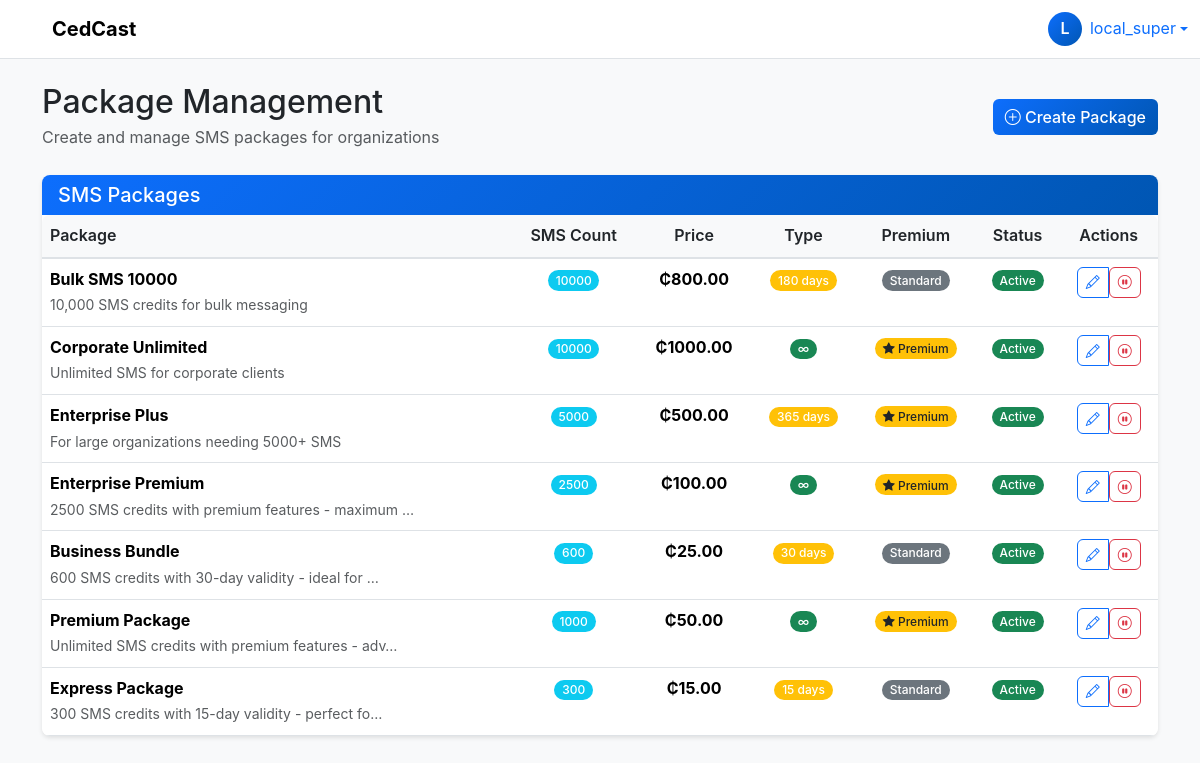
Screenshot of /super/packages/ (signed in) with the database file from the repository.
### core/models.py (models this page shows, shortened)
class User(AbstractUser):
	SUPER_ADMIN = "super_admin"
	SCHOOL_ADMIN = "school_admin"
	ORG_ADMIN = "org_admin"
	ROLE_CHOICES = [
		(SUPER_ADMIN, "Super Admin"),
		(SCHOOL_ADMIN, "School Admin"),
		(ORG_ADMIN, "Organization Admin"),
	]
	role = models.CharField(max_length=20, choices=ROLE_CHOICES)
	school = models.ForeignKey(School, on_delete=models.CASCADE, null=True, blank=True)
	organization = models.ForeignKey('Organization', on_delete=models.CASCADE, null=True, blank=True)

class Package(models.Model):
	PACKAGE_TYPE_CHOICES = [
		('expiry', 'Expiry Package'),
		('non_expiry', 'Non-Expiry Package'),
	]
	name = models.CharField(max_length=100)
	description = models.TextField(blank=True, null=True)
	price = models.DecimalField(max_digits=10, decimal_places=2)
	sms_count = models.PositiveIntegerField(help_text="Number of SMS included in the package")
	expiry_days = models.PositiveIntegerField(default=0, help_text="Days until package expires (0 for non-expiry)")
	package_type = models.CharField(max_length=20, choices=PACKAGE_TYPE_CHOICES)
	is_premium = models.BooleanField(default=False, help_text="Grants premium features")
	is_active = models.BooleanField(default=True)
	created_at = models.DateTimeField(auto_now_add=True)
	class Meta:
		ordering = ['price']

### core/views.py (the view, shortened to what this page needs)
# urls.py: path('super/packages/', views.super_packages_view, name='super_packages'),
@login_required
@user_passes_test(lambda u: u.is_superuser)
def super_packages_view(request):
    packages = Package.objects.all().order_by('-created_at')
    message = None
    context = {
        'packages': packages,
        'message': message,
    }
    return render(request, 'super_packages.html', context)

### core/templates/super_packages.html (shortened to what this page needs)
{% extends 'base.html' %}
{% load static %}
{% block content %}
<nav class="navbar navbar-expand-lg navbar-light bg-white border-bottom">
  <div class="container-fluid">
    <a class="navbar-brand d-flex align-items-center" href="{% url 'dashboard' %}">
      <img src="{% static 'images/cedcast_logo.png' %}" alt="CedCast" style="height:32px; margin-right:8px;" onerror="this.style.display='none'">
      <span class="fw-bold">CedCast</span>
    </a>
    <div class="d-flex align-items-center gap-3">
      <div class="dropdown">
        <a class="d-flex align-items-center text-decoration-none dropdown-toggle" id="userMenu" data-bs-toggle="dropdown" aria-expanded="false" href="#">
          <div class="avatar rounded-circle bg-secondary text-white d-inline-flex align-items-center justify-content-center" style="width:34px; height:34px;">{{ request.user.username|slice:":1"|upper }}</div>
          <span class="ms-2 d-none d-sm-inline">{{ request.user.username }}</span>
        </a>
      </div>
    </div>
  </div>
</nav>
<div class="container py-4">
    <div class="d-flex justify-content-between align-items-center mb-4">
        <div>
            <h2 class="mb-1">Package Management</h2>
            <p class="text-muted mb-0">Create and manage SMS packages for organizations</p>
        </div>
        <a href="{% url 'create_package' %}" class="btn btn-primary">
            <i class="bi bi-plus-circle"></i> Create Package
        </a>
    </div>
    <div class="card">
        <div class="card-header">
            <h5 class="mb-0">SMS Packages</h5>
        </div>
        <div class="card-body p-0">
            <div class="table-responsive">
                <table class="table table-hover mb-0">
                    <thead class="table-light">
                        <tr>
                            <th>Package</th>
                            <th class="text-center">SMS Count</th>
                            <th class="text-center">Price</th>
                            <th class="text-center">Type</th>
                            <th class="text-center">Premium</th>
                            <th class="text-center">Status</th>
                            <th class="text-center">Actions</th>
                        </tr>
                    </thead>
                    <tbody>
                        {% for package in packages %}
                        <tr>
                            <td>
                                <div>
                                    <div class="fw-bold">{{ package.name }}</div>
                                    {% if package.description %}
                                    <small class="text-muted">{{ package.description|truncatechars:50 }}</small>
                                    {% endif %}
                                </div>
                            </td>
                            <td class="text-center">
                                <span class="badge bg-info">{{ package.sms_count }}</span>
                            </td>
                            <td class="text-center">
                                <span class="fw-bold">₵{{ package.price }}</span>
                            </td>
                            <td class="text-center">
                                {% if package.package_type == 'expiry' %}
                                <span class="badge bg-warning">{{ package.expiry_days }} days</span>
                                {% else %}
                                <span class="badge bg-success">∞</span>
                                {% endif %}
                            </td>
                            <td class="text-center">
                                {% if package.is_premium %}
                                <span class="badge bg-warning text-dark">
                                    <i class="bi bi-star-fill"></i> Premium
                                </span>
                                {% else %}
                                <span class="badge bg-secondary">Standard</span>
                                {% endif %}
                            </td>
                            <td class="text-center">
                                {% if package.is_active %}
                                <span class="badge bg-success">Active</span>
                                {% else %}
                                <span class="badge bg-danger">Inactive</span>
                                {% endif %}
                            </td>
                            <td class="text-center">
                                <div class="btn-group" role="group">
                                    <a href="{% url 'edit_package' package.id %}" class="btn btn-sm btn-outline-primary">
                                        <i class="bi bi-pencil"></i>
                                    </a>
                                    <form method="post" class="d-inline" onsubmit="return confirm('Are you sure you want to {% if package.is_active %}deactivate{% else %}activate{% endif %} this package?')">
                                        <button type="submit" class="btn btn-sm {% if package.is_active %}btn-outline-danger{% else %}btn-outline-success{% endif %}">
                                            {% if package.is_active %}
                                            <i class="bi bi-pause-circle"></i>
                                            {% else %}
                                            <i class="bi bi-play-circle"></i>
                                            {% endif %}
                                        </button>
                                    </form>
                                </div>
                            </td>
                        </tr>
                        {% endfor %}
                    </tbody>
                </table>
            </div>
        </div>
    </div>
</div>
{% endblock %}

### static/css/style.css (style rules this page uses)
:root { --primary-color: #0d6efd; --secondary-color: #6c757d; --success-color: #198754; --warning-color: #ffc107; --danger-color: #dc3545; --info-color: #0dcaf0; --light-bg: #f8f9fa; --dark-text: #212529; --border-radius: 8px; --shadow: 0 2px 4px rgba(0,0,0,0.1); --shadow-lg: 0 4px 12px rgba(0,0,0,0.15); }
body { font-family: 'Inter', -apple-system, BlinkMacSystemFont, 'Segoe UI', Roboto, sans-serif; background-color: var(--light-bg); color: var(--dark-text); line-height: 1.6; }
.navbar-brand { font-weight: 700; font-size: 1.25rem; }
.navbar-brand img { filter: brightness(0) invert(1); }
.card { border: none; border-radius: var(--border-radius); box-shadow: var(--shadow); transition: all 0.3s ease; }
.card-header { background: linear-gradient(135deg, var(--primary-color), #0056b3); color: white; border-radius: var(--border-radius) var(--border-radius) 0 0 !important; border: none; font-weight: 600; }
.btn { border-radius: 6px; font-weight: 500; transition: all 0.2s ease; }
.btn-primary { background: linear-gradient(135deg, var(--primary-color), #0056b3); border: none; }
.table { border-radius: var(--border-radius); overflow: hidden; }
.table thead th { background-color: #f8f9fa; border-bottom: 2px solid #dee2e6; font-weight: 600; color: var(--dark-text); }
.badge { font-weight: 500; border-radius: 20px; padding: 0.35em 0.65em; }
.avatar { background: linear-gradient(135deg, var(--primary-color), #0056b3); color: white; font-weight: 600; }

### rows the page displays
User: user.username "L", user.username "local_super"
Package: name "Bulk SMS 10000", description "10,000 SMS credits for bulk messaging", sms_count "10000", price "800.00", expiry_days "180", is_premium "Standard", is_active "Active"
Package: name "Corporate Unlimited", description "Unlimited SMS for corporate clients", sms_count "10000", price "1000.00", is_premium True (drawn), is_active "Active"
Package: name "Enterprise Plus", description "For large organizations needing 5000+ SMS", sms_count "5000", price "500.00", expiry_days "365", is_premium True (drawn), is_active "Active"
Package: name "Enterprise Premium", description "2500 SMS credits with premium features - maximum …", sms_count "2500", price "100.00", is_premium True (drawn), is_active "Active"
Package: name "Business Bundle", description "600 SMS credits with 30-day validity - ideal for …", sms_count "600", price "25.00", expiry_days "30", is_premium "Standard", is_active "Active"
Package: name "Premium Package", description "Unlimited SMS credits with premium features - adv…", sms_count "1000", price "50.00", is_premium True (drawn), is_active "Active"
Package: name "Express Package", description "300 SMS credits with 15-day validity - perfect fo…", sms_count "300", price "15.00", expiry_days "15", is_premium "Standard", is_active "Active"
